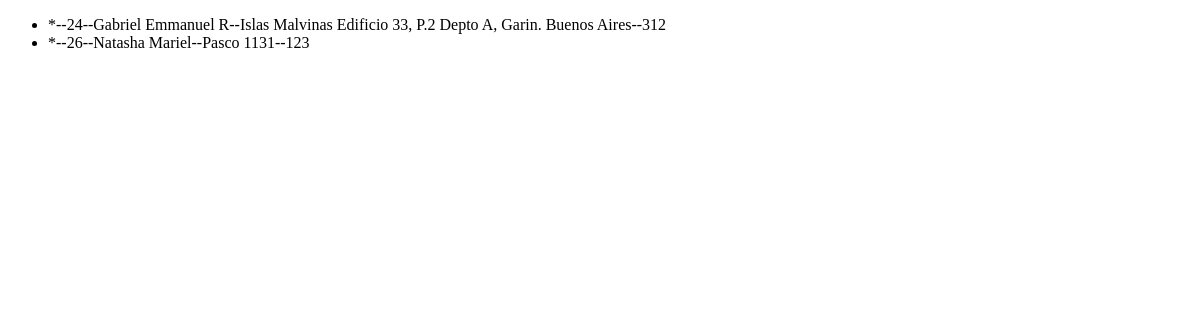
Before: /panel-familia/ with the older database file.
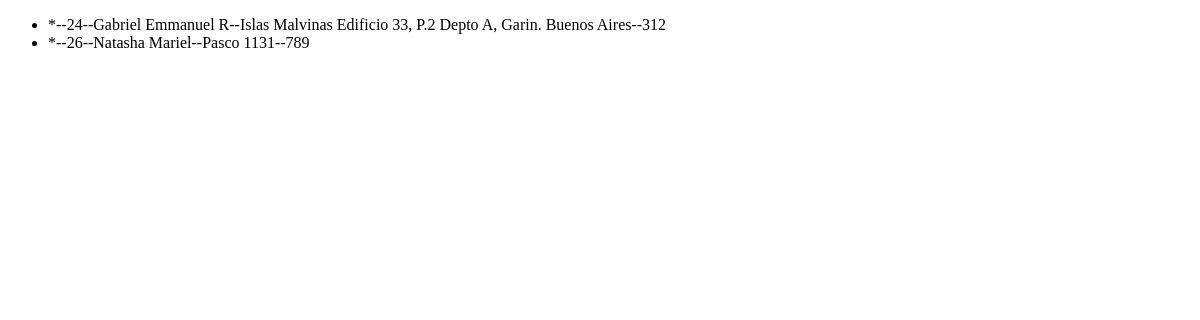
After: the same page with the newer database file.
### ejemplo/models.py (models this page shows, shortened)
class Familiar(models.Model):
    nombre = models.CharField(max_length=100)
    direccion = models.CharField(max_length=200)
    numero_pasaporte = models.IntegerField()

### ejemplo/views.py (the view)
# urls.py: path('panel-familia/', FamiliarList.as_view()),
class FamiliarList(ListView):
  model = Familiar

### ejemplo/templates/ejemplo/familiar_list.html (shortened to what this page needs)
<!DOCTYPE html>
<html lang="en">
<head>
</head>
<body>
<ul>
{% for familiar in object_list %}
    <li>*--{{familiar.id}}--{{familiar.nombre}}--{{familiar.direccion}}--{{familiar.numero_pasaporte}}</li>
{% endfor %}
</ul>
</body>
</html>

Changed rows visible on the page:
changed Familiar "Natasha Mariel": numero_pasaporte "123" → "789"
